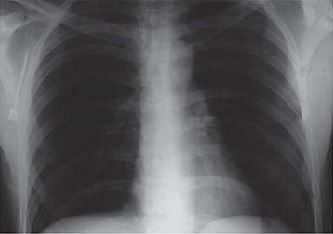
%> input picture Image Processing - Project III/Chest.jpg, 333 x 234 px
$ octave Project3_Q1.m   (GNU Octave 9; MATLAB toolbox functions it lacks are replaced by stand-ins)
%> lines starting %> are read from the running program, lines starting %| are printed output that depends on the picture
% Load the input image
img = imread('chest.jpg');
%> img is the input picture: size 234x333x3 uint8; mean R, G, B 90.6, 90.5, 93.2

% Get the image dimensions
[rows, cols, channels] = size(img);
%> rows = 234; cols = 333; channels = 3

% Initialize the output image
%%
centered_img = zeros(size(img));

% Multiply the input image by (-1)^(x+y) to center the transform for filtering
for x = 1:rows
    for y = 1:cols
        centered_img(x,y,:) = img(x,y,:) * (-1)^(x+y);
    end
end
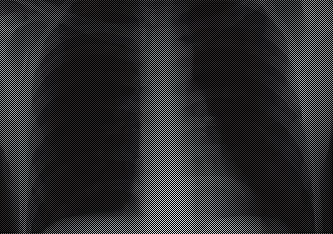
%> centered_img: size 234x333x3 double; mean R, G, B 45.3, 45.2, 46.6

% Create the filter function
filter_size = 5;
filter_func = ones(filter_size) / (filter_size^2);

% Multiply the resulting (complex) array by a real filter function
filtered_img = imfilter(centered_img, filter_func);
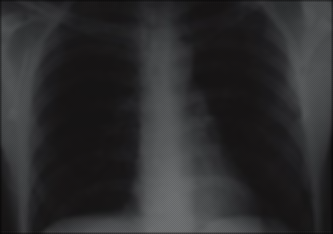
%> filtered_img: size 234x333x3 double; mean R, G, B 44.8, 44.8, 46.1

% Compute the discrete Fourier transform (DFT) of the filtered image
%%
F = fft2(filtered_img);

% Shift the DFT so that the low frequency components are centered
F_shift = fftshift(F);

% Compute the magnitude and phase of the DFT
magnitude = abs(F_shift);
phase = angle(F_shift);
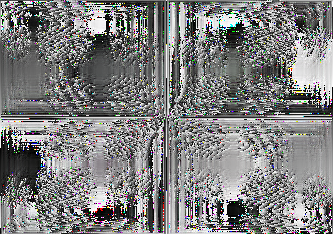
%> phase: size 234x333x3 double; mean R, G, B 4.03e-05, 4.03e-05, 4.03e-05; drawn with min black and max white

% Show the centred spectrum
imshow(magnitude, []);

% Compute the average value of the original image
avg_value = mean(img(:));
%> avg_value = 91.44

% Compute the inverse Fourier transform
inv_F = ifft2(F);

% Initialize the output image
out_img = zeros(size(inv_F));

% Multiply the result by (-1)^(x+y) and take the real part
for x = 1:rows
    for y = 1:cols
        out_img(x,y,:) = real(inv_F(x,y,:) * (-1)^(x+y));
    end
end
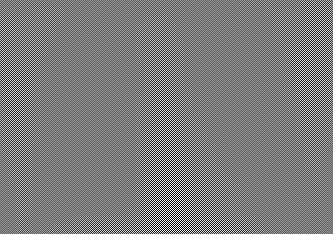
%> out_img: size 234x333x3 double; mean R, G, B 1.8, 1.8, 1.8; drawn with min black and max white

% Display the resulting enhanced image
imshow(out_img);
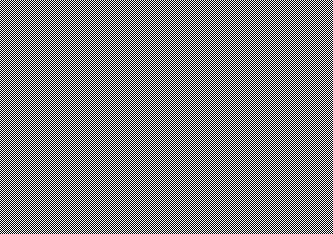
%> displayed picture: size 234x333x3, on the screen's scale of 0 to 255; 50% white in thin lines or dots

$ run again, with Image Processing - Project III/Moon.jpg copied over Image Processing - Project III/Chest.jpg
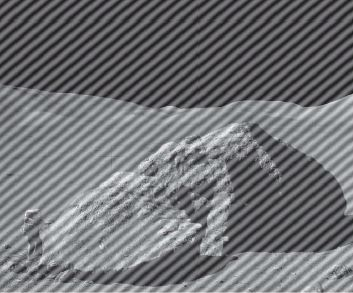
%> input picture Image Processing - Project III/Moon.jpg, 353 x 293 px
%> img is the input picture: size 293x353x3 uint8; mean R, G, B 113.7, 115, 118.1
%> `phase = angle(F_shift);`:
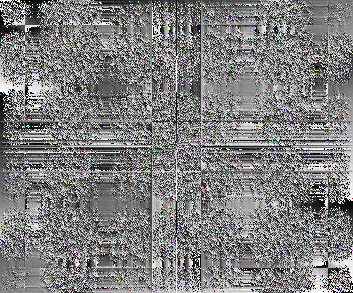
%> phase: size 293x353x3 double; mean R, G, B -1.21e-17, -3.15e-17, -2.05e-17; drawn with min black and max white
%> avg_value = 115.6
%> `imshow(out_img);`:
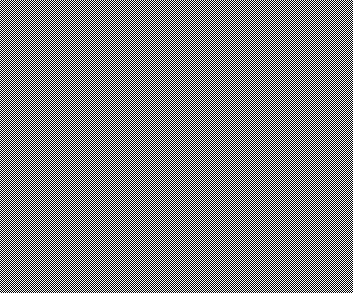
%> displayed picture: size 293x353x3, on the screen's scale of 0 to 255; 50% white; black in thin lines or dots
